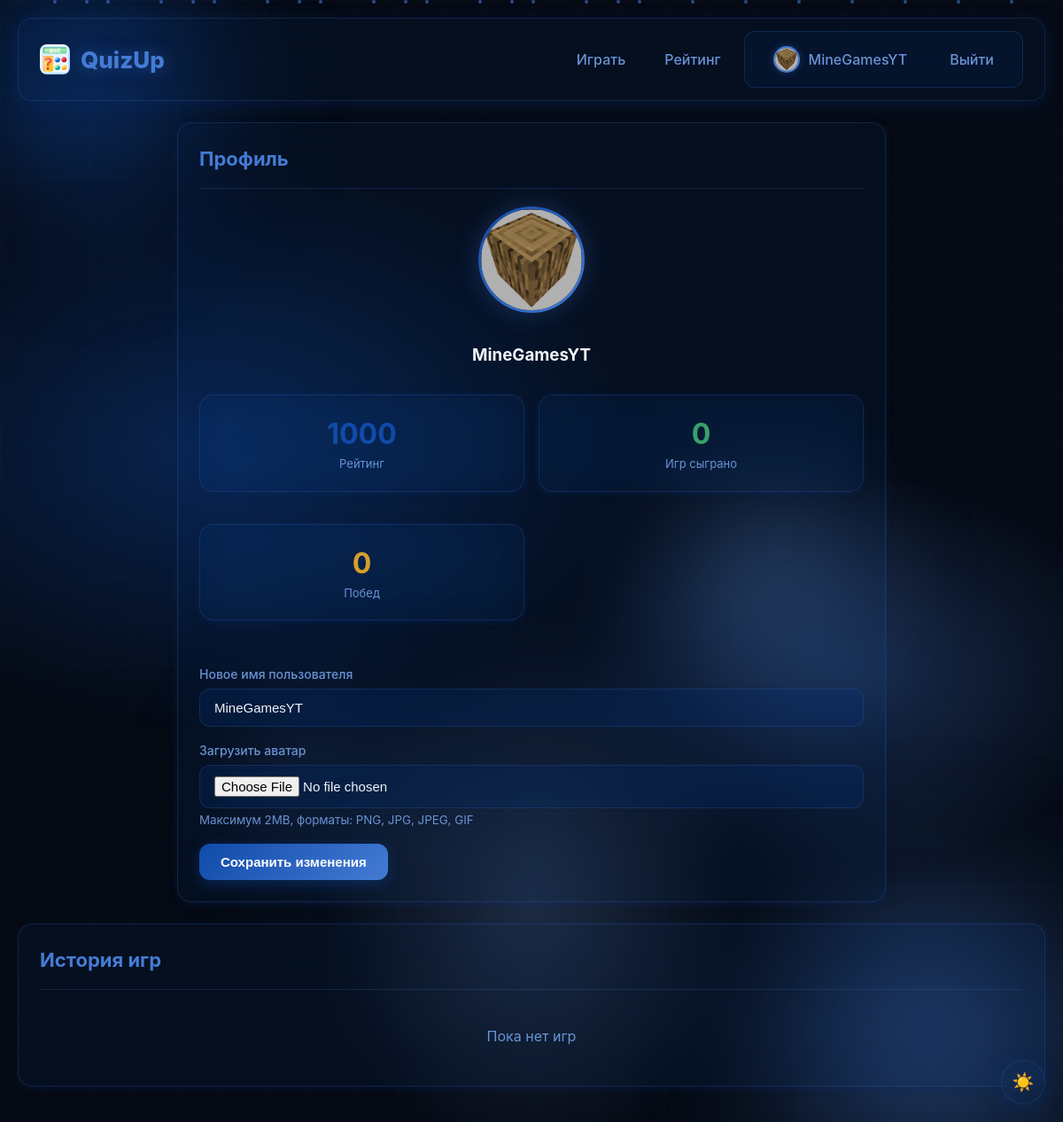
The app's page /profile (signed in), older data.
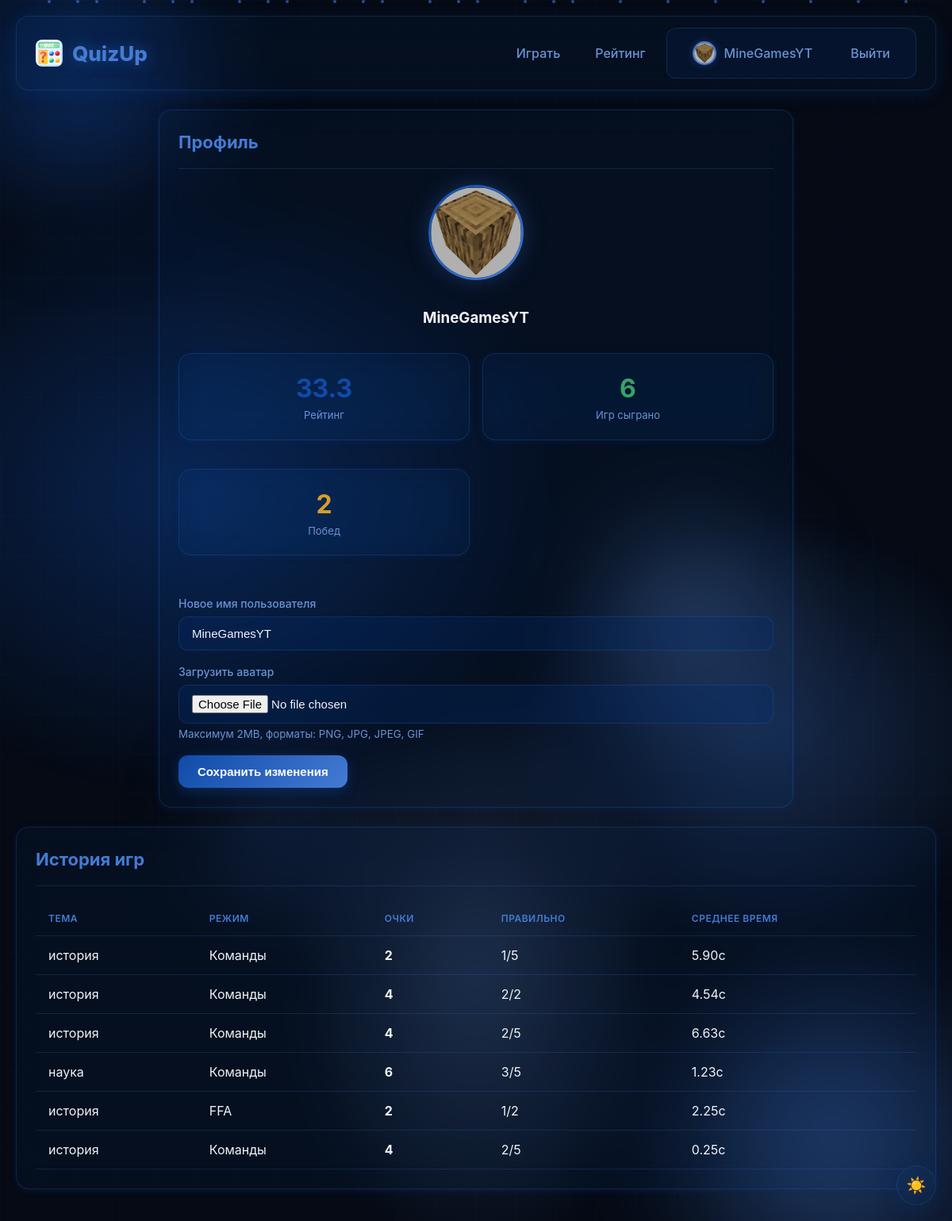
The same page, newer data.
### app.py (models this page shows)
class User(UserMixin, db.Model):
    id = db.Column(db.Integer, primary_key=True)
    username = db.Column(db.String(80), unique=True, nullable=False)
    password_hash = db.Column(db.String(120), nullable=False)
    created_at = db.Column(db.DateTime, default=datetime.utcnow)
    avatar = db.Column(db.String(200), default=None)  # путь к файлу аватара
    total_games = db.Column(db.Integer, default=0)
    total_wins = db.Column(db.Integer, default=0)
    total_points = db.Column(db.Integer, default=0)
    rating = db.Column(db.Integer, default=1000)

class PlayerStats(db.Model):
    id = db.Column(db.Integer, primary_key=True)
    game_id = db.Column(db.Integer, db.ForeignKey('game_history.id'))
    user_id = db.Column(db.Integer, db.ForeignKey('user.id'), nullable=True)
    guest_name = db.Column(db.String(50), nullable=True)
    team = db.Column(db.String(10))
    score = db.Column(db.Integer, default=0)
    correct_answers = db.Column(db.Integer, default=0)
    wrong_answers = db.Column(db.Integer, default=0)
    avg_response_time = db.Column(db.Float, default=0)
    user = db.relationship('User', backref='game_stats')

class GameHistory(db.Model):
    id = db.Column(db.Integer, primary_key=True)
    pin = db.Column(db.String(6), nullable=False)
    topic = db.Column(db.String(50), nullable=False)
    mode = db.Column(db.String(20), default='teams')
    difficulty = db.Column(db.String(20), default='medium')
    created_by = db.Column(db.Integer, db.ForeignKey('user.id'))
    created_at = db.Column(db.DateTime, default=datetime.utcnow)
    ended_at = db.Column(db.DateTime)
    winner_team = db.Column(db.String(10))
    questions_count = db.Column(db.Integer, default=10)
    creator = db.relationship('User', backref='created_games')
    players = db.relationship('PlayerStats', backref='game', lazy=True)

### app.py (the view, shortened to what this page needs)
@app.route('/profile', methods=['GET', 'POST'])
@login_required
def profile():
    stats = PlayerStats.query.filter_by(user_id=current_user.id).all()
    rank = User.query.filter(User.rating > current_user.rating).count() + 1
    return render_template('profile.html', stats=stats, rank=rank)

### app.py (called while the page is built)
@login_manager.user_loader
def load_user(user_id):
    return User.query.get(int(user_id))

### templates/profile.html (shortened to what this page needs)
{% extends "base.html" %}
{% block content %}
<div class="card" style="max-width: 800px; margin: 0 auto;">
    <div class="card-header">
        <h2 class="card-title">Профиль</h2>
    </div>
    <div style="text-align: center; margin-bottom: 30px;">
        {% if current_user.avatar %}
            <img src="{{ url_for('static', filename='uploads/' + current_user.avatar) }}" alt="Avatar" class="profile-avatar">
        {% else %}
            <div class="avatar-placeholder">{{ current_user.username[0]|upper }}</div>
        {% endif %}
        <h3 style="margin-top: 12px;">{{ current_user.username }}</h3>
    </div>
    <div class="form-row" style="text-align: center; margin-bottom: 30px;">
        <div class="card" style="padding: 20px;">
            <div style="font-size: 32px; font-weight: 700; color: var(--primary);">
                {{ current_user.rating }}
            </div>
            <div style="color: var(--text-light); font-size: 13px;">Рейтинг</div>
        </div>
        <div class="card" style="padding: 20px;">
            <div style="font-size: 32px; font-weight: 700; color: var(--success);">
                {{ current_user.total_games }}
            </div>
            <div style="color: var(--text-light); font-size: 13px;">Игр сыграно</div>
        </div>
        <div class="card" style="padding: 20px;">
            <div style="font-size: 32px; font-weight: 700; color: var(--warning);">
                {{ current_user.total_wins }}
            </div>
            <div style="color: var(--text-light); font-size: 13px;">Побед</div>
        </div>
    </div>
    <form method="POST" enctype="multipart/form-data" style="margin-top: 20px;">
        <div class="form-group">
            <label>Новое имя пользователя</label>
            <input type="text" name="username" value="{{ current_user.username }}" required minlength="3" maxlength="20">
        </div>
        <div class="form-group">
            <label>Загрузить аватар</label>
            <input type="file" name="avatar" accept="image/*">
            <small style="color: var(--text-light); display: block; margin-top: 4px;">Максимум 2MB, форматы: PNG, JPG, JPEG, GIF</small>
        </div>
        <button type="submit" class="btn btn-primary">Сохранить изменения</button>
    </form>
</div>
<div class="card" style="margin-top: 24px;">
    <div class="card-header">
        <h3 class="card-title">История игр</h3>
    </div>
    {% if stats %}
    <table class="table">
        <thead>
            <tr>
                <th>Тема</th>
                <th>Режим</th>
                <th>Очки</th>
                <th>Правильно</th>
                <th>Среднее время</th>
            </tr>
        </thead>
        <tbody>
            {% for s in stats %}
            <tr>
                <td>{{ s.game.topic }}</td>
                <td>{{ 'Команды' if s.game.mode == 'teams' else 'FFA' }}</td>
                <td><strong>{{ s.score }}</strong></td>
                <td>{{ s.correct_answers }}/{{ s.correct_answers + s.wrong_answers }}</td>
                <td>{{ "%.2f"|format(s.avg_response_time) }}с</td>
            </tr>
            {% endfor %}
        </tbody>
    </table>
    {% else %}
    <p style="text-align: center; color: var(--text-light); padding: 20px;">Пока нет игр</p>
    {% endif %}
</div>
{% endblock %}

### templates/base.html (shortened to what this page needs)
<!DOCTYPE html>
<html lang="ru" data-theme="dark">
<head>
    <link rel="stylesheet" href="{{ url_for('static', filename='css/style.css') }}">
</head>
<body>
    <div class="floating-orb orb-1"></div>
    <div class="floating-orb orb-2"></div>
    <div class="floating-orb orb-3"></div>
    <div class="floating-orb orb-4"></div>
    <div class="grid-lines"></div>
    <div class="particles">
    </div>
    <button class="theme-toggle" onclick="toggleTheme()" title="Сменить тему">
        <span id="theme-icon">☀️</span>
    </button>
    <div class="container">
        <nav class="nav">
            <div class="nav-left">
                <img src="{{ url_for('static', filename='images/quiz-icon.png') }}" alt="Quiz" class="nav-icon">
                <a href="{{ url_for('index') }}" class="nav-logo">QuizUp</a>
            </div>
            <div class="nav-links">
                <a href="{{ url_for('index') }}">Играть</a>
                <a href="{{ url_for('rating') }}">Рейтинг</a>
                {% if current_user.is_authenticated %}
                    <div class="user-menu">
                        <a href="{{ url_for('profile') }}" class="profile-link">
                            {% if current_user.avatar %}
                                <img src="{{ url_for('static', filename='uploads/' + current_user.avatar) }}" alt="Avatar" class="avatar-small">
                            {% else %}
                                <div class="avatar-initial">{{ current_user.username[0]|upper }}</div>
                            {% endif %}
                            <span>{{ current_user.username }}</span>
                        </a>
                        <a href="{{ url_for('logout') }}">Выйти</a>
                    </div>
                {% else %}
                    <div class="auth-menu">
                        <a href="{{ url_for('login') }}">Войти</a>
                    </div>
                {% endif %}
            </div>
        </nav>
        {% block content %}{% endblock %}
    </div>
</body>
</html>

Row changes from the older to the newer data that the page shows:
changed User "MineGamesYT": rating "1000" → "33.3"; total_games "0" → "6"; total_wins "0" → "2"
added PlayerStats: game.topic "история", score "2", correct_answers "1", s.correct_answers+s.wrong_answers "5", avg_response_time "5.90"
added GameHistory: mode "Команды"
added PlayerStats: game.topic "история", score "4", correct_answers "2", s.correct_answers+s.wrong_answers "2", avg_response_time "4.54"
added GameHistory: mode "Команды"
added PlayerStats: game.topic "история", score "4", correct_answers "2", s.correct_answers+s.wrong_answers "5", avg_response_time "6.63"
added GameHistory: mode "Команды"
added PlayerStats: game.topic "наука", score "6", correct_answers "3", s.correct_answers+s.wrong_answers "5", avg_response_time "1.23"
added GameHistory: mode "Команды"
added PlayerStats: game.topic "история", score "2", correct_answers "1", s.correct_answers+s.wrong_answers "2", avg_response_time "2.25"
added GameHistory: mode "FFA"
added PlayerStats: game.topic "история", score "4", correct_answers "2", s.correct_answers+s.wrong_answers "5", avg_response_time "0.25"
added GameHistory: mode "Команды"
Text that changed along with them:
text no longer shown: "Пока нет игр"
text now shown: "ТЕМА РЕЖИМ ОЧКИ ПРАВИЛЬНО СРЕДНЕЕ ВРЕМЯ"
